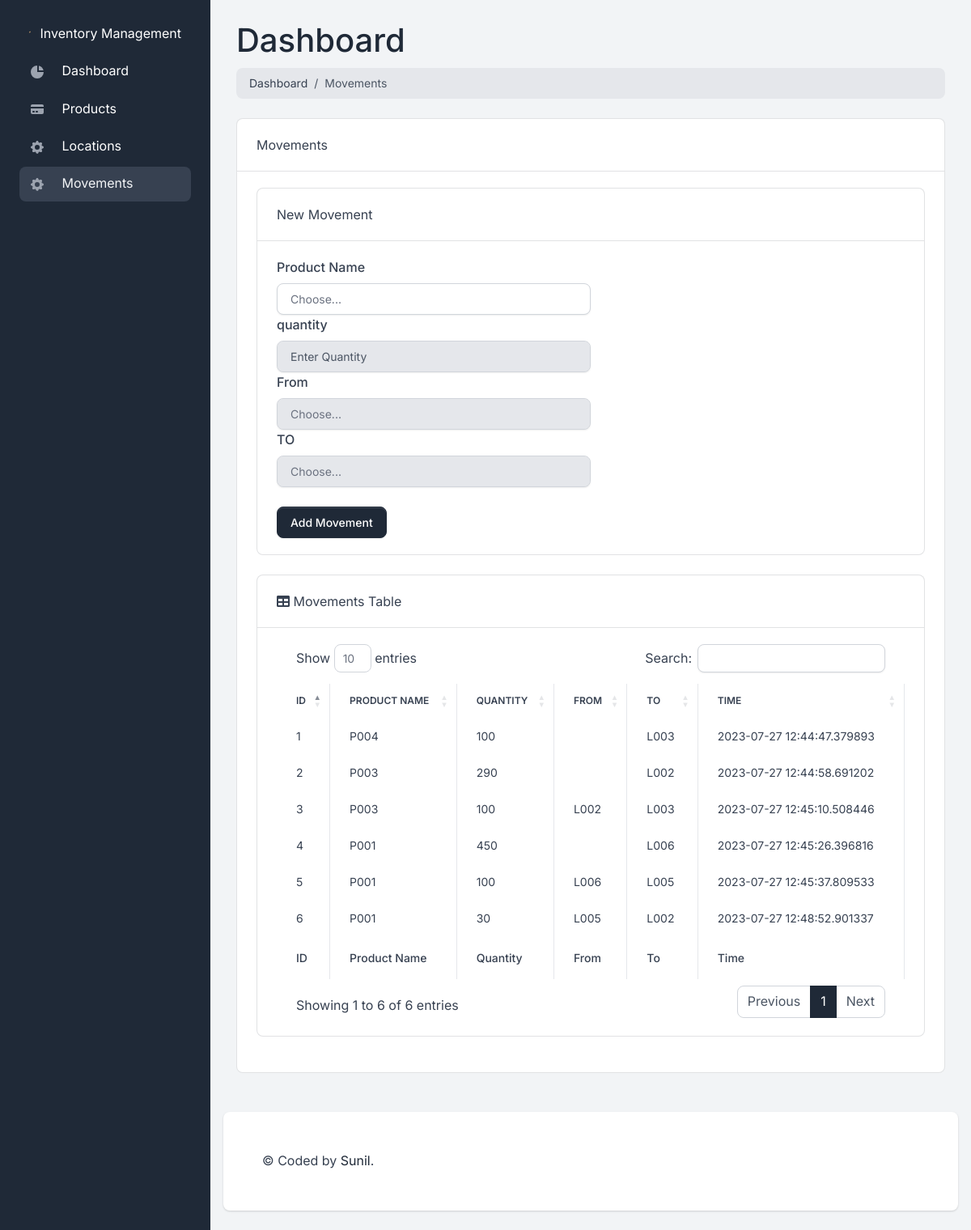
The app's page /movements/ with its own data.
### app.py (models this page shows, shortened)
class ProductMovement(db.Model):
    __tablename__   = 'productmovements'
    movement_id     = db.Column(db.Integer, primary_key=True)
    product_id      = db.Column(db.Integer, db.ForeignKey('products.product_id'))
    qty             = db.Column(db.Integer)
    from_location   = db.Column(db.Integer, db.ForeignKey('locations.location_id'))
    to_location     = db.Column(db.Integer, db.ForeignKey('locations.location_id'))
    movement_time   = db.Column(db.DateTime, default=datetime.utcnow)
    product         = db.relationship('Product', foreign_keys=product_id)
    fromLoc         = db.relationship('Location', foreign_keys=from_location)
    toLoc           = db.relationship('Location', foreign_keys=to_location)

class Product(db.Model):
    __tablename__ = 'products'
    product_id      = db.Column(db.String(200), primary_key=True)
    date_created    = db.Column(db.DateTime, default=datetime.utcnow)

### app.py (the view)
@app.route("/movements/", methods=["POST", "GET"])
def viewMovements():
    if request.method == "POST" :
        product_id      = request.form["productId"]
        qty             = request.form["qty"]
        fromLocation    = request.form["fromLocation"]
        toLocation      = request.form["toLocation"]
        new_movement = ProductMovement(
            product_id=product_id, qty=qty, from_location=fromLocation, to_location=toLocation)
        try:
            db.session.add(new_movement)
            db.session.commit()
            return redirect("/movements/")
        except:
            return "There Was an issue while add a new Movement"
    else:
        products    = Product.query.order_by(Product.date_created).all()
        locations   = Location.query.order_by(Location.date_created).all()
        movs = ProductMovement.query\
        .join(Product, ProductMovement.product_id == Product.product_id)\
        .add_columns(
            ProductMovement.movement_id,
            ProductMovement.qty,
            Product.product_id,
            ProductMovement.from_location,
            ProductMovement.to_location,
            ProductMovement.movement_time)\
        .all()
        movements   = ProductMovement.query.order_by(
            ProductMovement.movement_time).all()
        return render_template("movements.html", segment='movements', movements=movs, products=products, locations=locations)

### templates/movements.html (shortened to what this page needs)
{% extends 'layouts/base.html' %}
{% block content %}
<main>
    <div class="container-fluid">
        <h1 class="mt-4">Dashboard</h1>
        <ol class="breadcrumb mb-4">
            <li class="breadcrumb-item"><a href="/">Dashboard</a></li>
            <li class="breadcrumb-item active">Movements</li>
        </ol>
        <div class="card mb-4">
            <div class="card-header">Movements</div>
            <div class="card-body">
                <div class="card mb-4">
                    <div class="card-header">New Movement</div>
                    <div class="card-body">
                        <form action="/movements/" method="POST" id="movements_from">
                            <div class="form-row">
                                <div class="col-md-6">
                                    <div class="form-group">
                                        <label for="productId">Product Name</label>
                                        <select id="productId" name="productId" class="form-control">
                                            <option selected value="">Choose...</option>
                                        </select>
                                    </div>
                                </div>
                                <div class="col-md-6">
                                    <div class="form-group">
                                        <label for="qty">quantity</label>
                                        <input class="form-control" name="qty" id="qty" type="number" placeholder="Enter Quantity" />
                                    </div>
                                </div>
                            </div>
                            <div class="form-row">
                                <div class="col-md-6">
                                    <label for="fromLocation">From</label>
                                    <select id="fromLocation" class="form-control" name="fromLocation">
                                        <option selected value="">Choose...</option>
                                    </select>
                                </div>
                                <div class="col-md-6">
                                    <label for="toLocation">TO</label>
                                    <select id="toLocation" name="toLocation" class="form-control">
                                        <option selected value="">Choose...</option>
                                    </select>
                                </div>
                            </div>
                            <div class="form-group mt-4 mb-0">
                                <input type="submit" class="btn btn-primary btn-block" value="Add Movement" class="btn btn-primary">
                            </div>
                        </form>
                    </div>
                </div>
                <div class="card mb-4">
                <div class="card-header">
                    <i class="fas fa-table mr-1"></i>
                    Movements Table
                </div>
                <div class="card-body">
                    <div class="table-responsive">
                        {% if movements|length < 1 %}
                        <h4>There are no Movements, add one above</h4>
                        {% else %}
                        <table class="table table-bordered" id="dataTable" width="100%" cellspacing="0">
                            <thead>
                                <tr>
                                    <th>ID</th>
                                    <th>Product Name</th>
                                    <th>Quantity</th>
                                    <th>From</th>
                                    <th>To</th>
                                    <th>Time</th>
                                </tr>
                            </thead>
                            <tfoot>
                                <tr>
                                    <th>ID</th>
                                    <th>Product Name</th>
                                    <th>Quantity</th>
                                    <th>From</th>
                                    <th>To</th>
                                    <th>Time</th>
                                </tr>
                            </tfoot>
                            <tbody>
                                {% for movement in movements%}
                                <tr>
                                    <td>{{ movement.movement_id }}</td>
                                    <td>{{ movement.product_id }}</td>
                                    <td>{{ movement.qty }}</td>
                                    <td>{{ movement.from_location }}</td>
                                    <td>{{ movement.to_location }}</td>
                                    <td>{{ movement.movement_time }}</td>
                                </tr>
                                {% endfor %}
                            </tbody>
                        </table>
                        {% endif %}
                </div>
            </div>
                </div>
            </div>
        </div>
    </div>
</main>
{% endblock %}

### records on screen
ProductMovement: movement_id "6", product_id "P001", qty "30", from_location "L005", to_location "L002", movement_time "2023-07-27 12:48:52.901337"
ProductMovement: movement_id "5", product_id "P001", qty "100", from_location "L006", to_location "L005", movement_time "2023-07-27 12:45:37.809533"
ProductMovement: movement_id "4", product_id "P001", qty "450", to_location "L006", movement_time "2023-07-27 12:45:26.396816"
ProductMovement: movement_id "3", product_id "P003", qty "100", from_location "L002", to_location "L003", movement_time "2023-07-27 12:45:10.508446"
ProductMovement: movement_id "2", product_id "P003", qty "290", to_location "L002", movement_time "2023-07-27 12:44:58.691202"
ProductMovement: movement_id "1", product_id "P004", qty "100", to_location "L003", movement_time "2023-07-27 12:44:47.379893"
